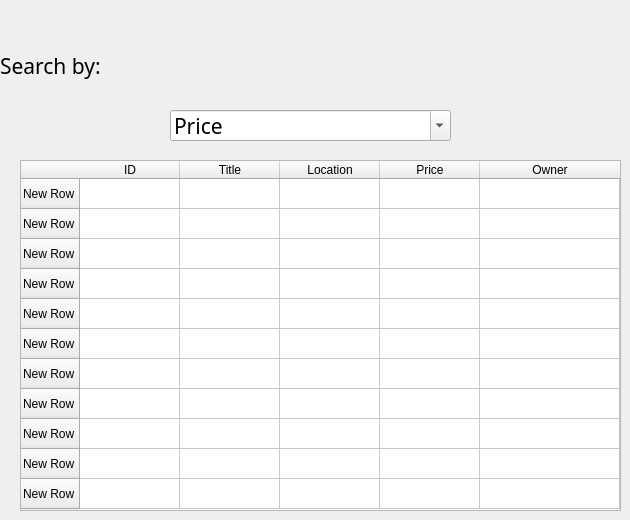
   <widget class="QWidget" name="searchPropfun">
    <widget class="QLabel" name="label_13">
     <property name="geometry">
      <rect>
       <x>0</x>
       <y>50</y>
       <width>221</width>
       <height>31</height>
      </rect>
     </property>
     <property name="font">
      <font>
       <family>Segoe Print</family>
       <pointsize>16</pointsize>
      </font>
     </property>
     <property name="text">
      <string>Search by:</string>
     </property>
    </widget>
    <widget class="QComboBox" name="comboBox">
     <property name="geometry">
      <rect>
       <x>170</x>
       <y>110</y>
       <width>281</width>
       <height>31</height>
      </rect>
     </property>
     <property name="font">
      <font>
       <family>Segoe Print</family>
       <pointsize>16</pointsize>
      </font>
     </property>
     <property name="editable">
      <bool>true</bool>
     </property>
     <property name="duplicatesEnabled">
      <bool>false</bool>
     </property>
     <item>
      <property name="text">
       <string>Price</string>
      </property>
     </item>
     <item>
      <property name="text">
       <string>Type</string>
      </property>
     </item>
     <item>
      <property name="text">
       <string>Location</string>
      </property>
     </item>
    </widget>
    <widget class="QTableWidget" name="tableWidget_4">
     <property name="geometry">
      <rect>
       <x>20</x>
       <y>160</y>
       <width>601</width>
       <height>351</height>
      </rect>
     </property>
     <attribute name="horizontalHeaderStretchLastSection">
      <bool>true</bool>
     </attribute>
     <row>
      <property name="text">
       <string>New Row</string>
      </property>
     </row>
     <row>
      <property name="text">
       <string>New Row</string>
      </property>
     </row>
     <row>
      <property name="text">
       <string>New Row</string>
      </property>
     </row>
     <row>
      <property name="text">
       <string>New Row</string>
      </property>
     </row>
     <row>
      <property name="text">
       <string>New Row</string>
      </property>
     </row>
     <row>
      <property name="text">
       <string>New Row</string>
      </property>
     </row>
     <row>
      <property name="text">
       <string>New Row</string>
      </property>
     </row>
     <row>
      <property name="text">
       <string>New Row</string>
      </property>
     </row>
     <row>
      <property name="text">
       <string>New Row</string>
      </property>
     </row>
     <row>
      <property name="text">
       <string>New Row</string>
      </property>
     </row>
     <row>
      <property name="text">
       <string>New Row</string>
      </property>
     </row>
     <column>
      <property name="text">
       <string>ID</string>
      </property>
     </column>
     <column>
      <property name="text">
       <string>Title</string>
      </property>
     </column>
     <column>
      <property name="text">
       <string>Location</string>
      </property>
     </column>
     <column>
      <property name="text">
       <string>Price</string>
      </property>
     </column>
     <column>
      <property name="text">
       <string>Owner</string>
      </property>
     </column>
    </widget>
   </widget>
